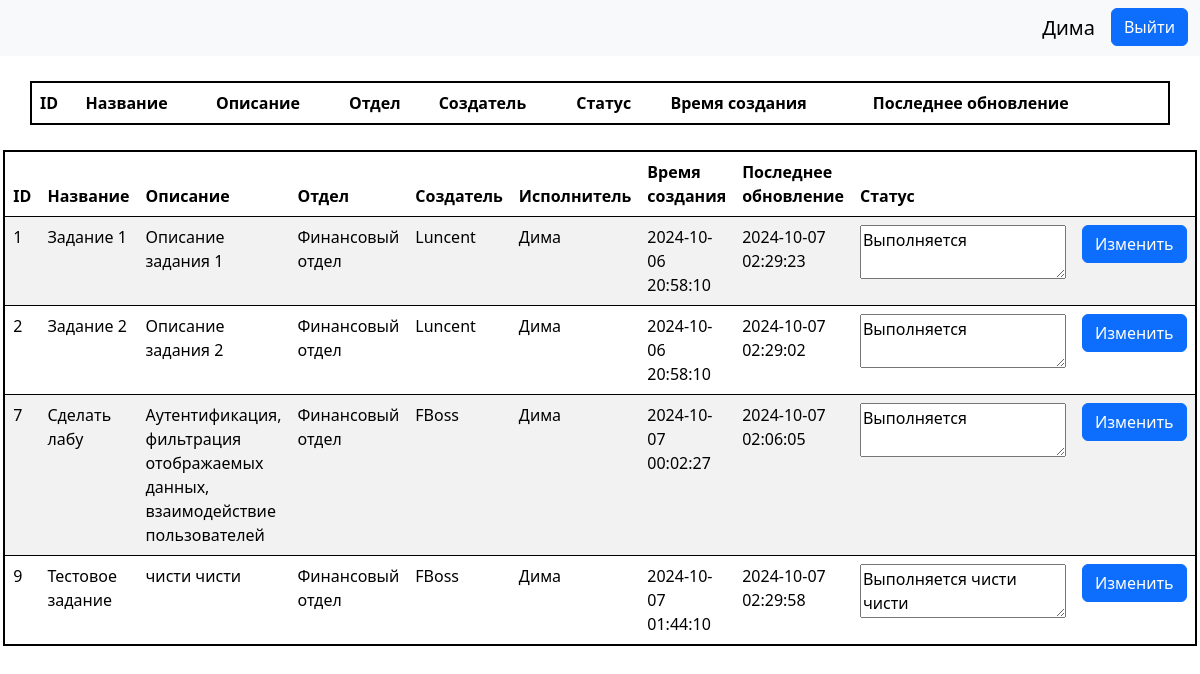
The page /views/tasksPage.php (signed in) on the database its author committed.
### tables this page shows
CREATE TABLE `tasks` (
  `id` int NOT NULL,
  `title` varchar(255) NOT NULL,
  `description` text NOT NULL,
  `department_id` int NOT NULL,
  `created_by` int NOT NULL,
  `assigned_to` int DEFAULT NULL,
  `status` text NOT NULL,
  `created_at` datetime NOT NULL,
  `updated_at` datetime NOT NULL
);

CREATE TABLE `departments` (
  `id` int NOT NULL,
  `name` varchar(128) NOT NULL
);

CREATE TABLE `users` (
  `id` int NOT NULL,
  `login` varchar(50) NOT NULL,
  `password` varchar(50) NOT NULL,
  `role` varchar(30) NOT NULL,
  `department_id` int DEFAULT NULL
);

### Dao/pdo.php (called while the page is built, shortened)
<?php
    function getConnection(){
        $servername = "localhost";
        $userName="root";
        $password = "root";
        $database = "db1";
        $conn = new PDO("mysql:host=$servername; dbname=$database", $userName, $password);
        $conn->setAttribute(PDO::ATTR_ERRMODE, PDO::ERRMODE_EXCEPTION);
        return $conn;
    }
?>

### Dao/TasksDao.php (called while the page is built, shortened)
<?php
require_once "pdo.php";
class TaskDAO {
    public static function getTasksByAssignedUser($assigned_to) {
        $stmt = getConnection()->prepare("
            SELECT t.*,
                   u1.login AS creator_login,
                   u2.login AS assignee_login,
                   d.name AS department_name
            FROM tasks t
            LEFT JOIN users u1 ON t.created_by = u1.id
            LEFT JOIN users u2 ON t.assigned_to = u2.id
            LEFT JOIN departments d ON t.department_id = d.id
            WHERE t.assigned_to = ?
        ");
        $stmt->execute([$assigned_to]);
        return $stmt->fetchAll(PDO::FETCH_OBJ);
    }
}

### Controlers/getTasksController.php (called while the page is built, shortened)
<?php
    require_once "../Dao/TasksDao.php";
class GetTasksController{
    public static function selectTasksEmployee($department_id,$employee_id){
        try{
            $_SESSION["department_my_employeeTasks"]=TaskDAO::getTasksByAssignedUser($employee_id);
        }catch(Exception $ex){
            MySessionHandler::addErrorMessage("Ошибка при выборке данных. ".$ex->getMessage());
        }
    }
}
?>

### views/Components/tasksTable.php (the view, shortened to what this page needs)
<?php
    if($_SESSION["user"]->role == "сотрудник"){
?>
<table class="table table-striped table-hover tableBorder">
    <thead class="th-dark">
        <th>ID</th>
        <th>Название</th>
        <th>Описание</th>
        <th>Отдел</th>
        <th>Создатель</th>
        <th>Статус</th>
        <th>Время создания</th>
        <th>Последнее обновление</th>
        <th></th>
    </thead>
</table>
<table class="table table-striped table-hover tableBorder">
    <thead class="th-dark">
        <th>ID</th>
        <th>Название</th>
        <th>Описание</th>
        <th>Отдел</th>
        <th>Создатель</th>
        <th>Исполнитель</th>
        <th>Время создания</th>
        <th>Последнее обновление</th>
        <th>Статус</th>
        <th></th>
    </thead>
    <tbody>
        <?php if(isset($_SESSION["department_my_employeeTasks"])){?>
            <?php foreach($_SESSION["department_my_employeeTasks"] as $task){?>
                <tr>
                    <td><?php echo $task->id?></td>
                    <td><?php echo $task->title?></td>
                    <td><?php echo $task->description?></td>
                    <td><?php echo $task->department_name?></td>
                    <td><?php echo $task->creator_login?></td>
                    <td><?php echo $task->assignee_login?></td>
                    <td><?php echo $task->created_at?></td>
                    <td><?php echo $task->updated_at?></td>
                <form action="../Controlers/updateTaskStatus.php" method="post">
                    <td><textarea type="text" name="status" ><?php echo $task->status?></textarea></td>
                    <td>
                        <button type="submit" class="btn btn-primary" name="изменить">Изменить</button>
                    </td>
                </form>
                </tr>
            <?php }?>
        <?php } ?>
    </tbody>
</table>
<?php } ?>

### css/styles.css (style rules this page uses)
.tableBorder { margin: 0 auto; width: 95%; border: 2px solid black; margin-bottom: 25px; }

### rows shown on the page
tasks: id "1", title "Задание 1", description "Описание задания 1", department.name "Финансовый отдел", users.login "Luncent", users.login "Дима", created_at "2024-10-06 20:58:10", updated_at "2024-10-07 02:29:23", status "Выполняется"
tasks: id "2", title "Задание 2", description "Описание задания 2", department.name "Финансовый отдел", users.login "Luncent", users.login "Дима", created_at "2024-10-06 20:58:10", updated_at "2024-10-07 02:29:02", status "Выполняется"
tasks: id "7", title "Сделать лабу", description "Аутентификация, фильтрация отображаемых данных, взаимодействие пользователей", department.name "Финансовый отдел", users.login "FBoss", users.login "Дима", created_at "2024-10-07 00:02:27", updated_at "2024-10-07 02:06:05", status "Выполняется"
tasks: id "9", title "Тестовое задание", description "чисти чисти", department.name "Финансовый отдел", users.login "FBoss", users.login "Дима", created_at "2024-10-07 01:44:10", updated_at "2024-10-07 02:29:58", status "Выполняется чисти чисти"

### other values the page prints
$_SESSION["user"]->login "Дима"
